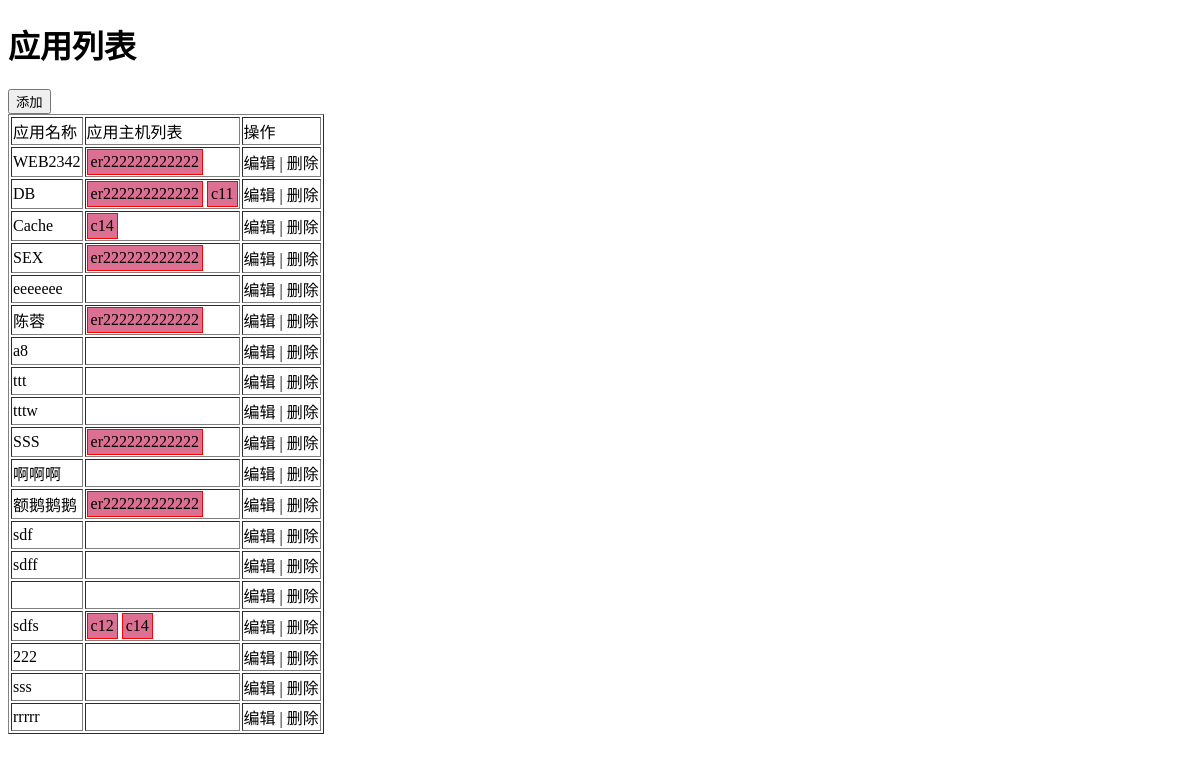
Page /app on the committed database.
### app01/models.py (models this page shows)
class Application(models.Model):
    name = models.CharField(max_length=32)
    r = models.ManyToManyField("Host")

class Host(models.Model):
    nid = models.AutoField(primary_key=True)
    hostname = models.CharField(max_length=32,db_index=True)
    ip = models.GenericIPAddressField(protocol="ipv4",db_index=True)
    port = models.IntegerField()
    b = models.ForeignKey(to="Business", to_field='id')

### app01/views.py (the view, shortened to what this page needs)
# urls.py: url(r'^app$', views.app),
def app(request):
    if request.method == "GET":
        app_list = models.Application.objects.all()
        host_list = models.Host.objects.all()
        return render(request,'app.html',{"app_list": app_list,'host_list': host_list})

### templates/app.html (shortened to what this page needs)
<!DOCTYPE html>
<html lang="en">
<head>
</head>
<body>
    <h1>应用列表</h1>
     <div>
        <input id="add_app" type="button" value="添加" />
    </div>
    <table border="1">
        <thead>
            <tr>
                <td>应用名称</td>
                <td>应用主机列表</td>
                <td>操作</td>
            </tr>
        </thead>
        <tbody>
            {% for app in app_list %}
                <tr aid="{{ app.id }}">
                    <td>{{ app.name }}</td>
                    <td>
                        {% for host in app.r.all %}
                            <span class="host-tag" hid="{{ host.nid }}"> {{ host.hostname }} </span>
                        {% endfor %}
                    </td>
                    <td>
                        <a class="edit">编辑</a> |
                        <a class="delete">删除</a>
                    </td>
                </tr>
            {% endfor %}
        </tbody>
    </table>
</body>
</html>

### templates/app.html (style rules this page uses)
.host-tag { display: inline-block; padding: 3px; border: 1px solid red; background-color: palevioletred; }

### rows in the picture
Application: name "WEB2342"
Host: hostname "er222222222222"
Application: name "DB"
Host: hostname "c11"
Application: name "Cache"
Host: hostname "c14"
Application: name "SEX"
Application: name "eeeeeee"
Application: name "陈蓉"
Application: name "a8"
Application: name "ttt"
Application: name "tttw"
Application: name "SSS"
Application: name "啊啊啊"
Application: name "额鹅鹅鹅"
Application: name "sdf"
Application: name "sdff"
Application: name "sdfs"
Host: hostname "c12"
Application: name "222"
Application: name "sss"
Application: name "rrrrr"
